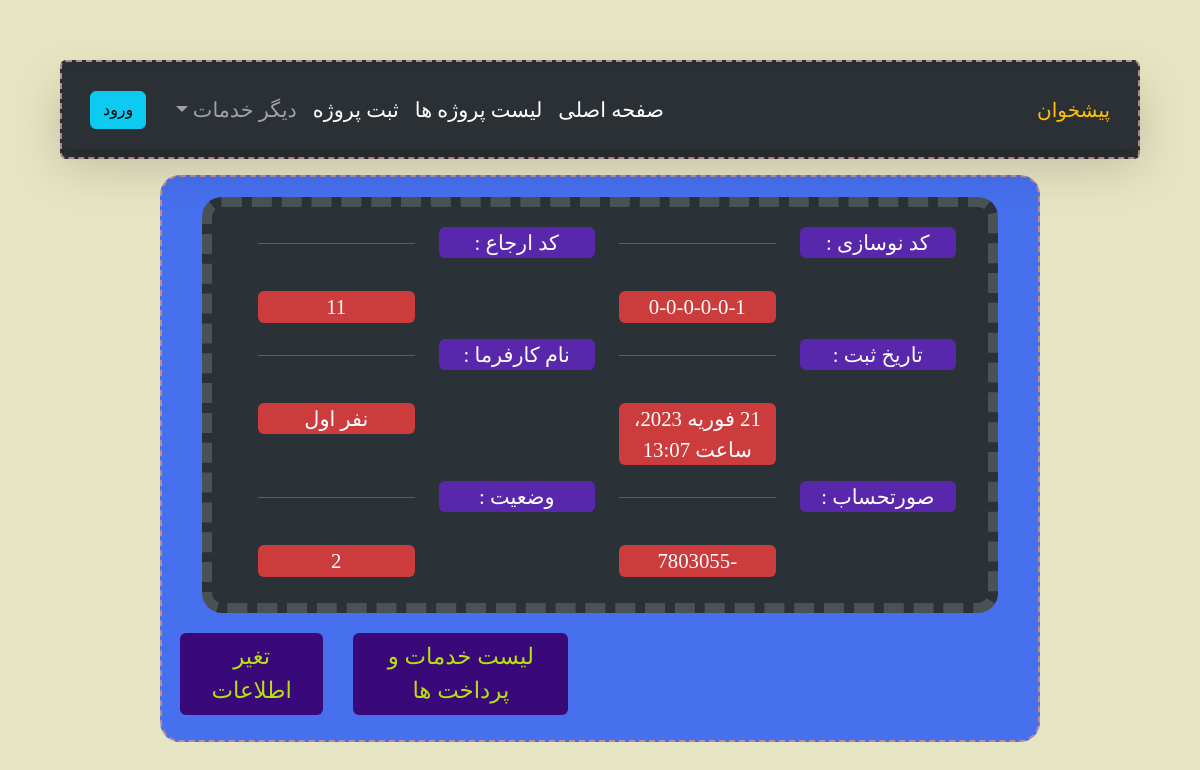
Page /accounts/project/1/ on the committed database.
### accounts/models.py (models this page shows, shortened)
class project(models.Model):
    class Meta:
        verbose_name = 'پروژه'
        verbose_name_plural = 'پروژه'
    code_p = models.CharField("کد نوسازی", null=False, default='', max_length=50)
    code_erg = models.CharField("کد ارجاع", null=False, default='0', max_length=50)
    add_time = models.DateTimeField('زمان ثبت', auto_now_add=True)
    bill = models.IntegerField('صورتحساب', null=False, default=0)
    construction = 7
    land = 8
    project_finish = 9
    loading_beam = 6
    columnarization = 5
    Destruction = 1
    Foundation_concreting = 4
    Excavation = 2
    foundation = 3
    status_choices = (
        (1, 'تخریب'),
        (2, 'گودبرداری'),
        (3, 'چینش فندانسیون'),
        (4, 'بتن ریزی فندانسیون'),
        (5, 'ستون ریزی'),
        (6, 'تیر ریزی'),
        (7, 'درحال ساخت'),
        (8, 'زمین خالی'),
        (9, 'متفرقه')
    )
    status = models.IntegerField('وضعیت پروژه', choices=status_choices, default=9)
    description = models.TextField(verbose_name="توضیحات", blank=True)
    manager = models.CharField("سازنده", null=False, max_length=50)
    pass

### accounts/views.py (the view)
# urls.py: path('project/<int:project_id>/', views.Project, name='project'),
def Project(request, project_id):
    obj = project.objects.get(pk=project_id)
    context = {
        'obj': obj
    }
    return render(request, 'accounts/project.html', context)

### accounts/templates/accounts/project.html (shortened to what this page needs)
{% extends "accounts/Base_template_accounts.html" %}
{% load jalali_tags %}
{% block main-content %}
    <div class="main-div">
        <div class="second-div text-center row ">
            <div class="col-md-12 row data">
                <div class="col-3">
                    <p class=" divlabel rounded">کد نوسازی : </p>
                </div>
                <div class="col-md-3 "><hr><br>
                    <P class="divans rounded">{{ obj.code_p}}</P>
                </div>
                <div class="col-md-3">
                    <p class=" divlabel rounded"> کد ارجاع  :</p>
                </div>
                <div class="col-md-3 "><hr></br>
                    <p class="divans rounded">{{ obj.code_erg }}</p>
                </div>
                <div class="col-md-3">
                    <p class=" divlabel rounded"> تاریخ ثبت  :</p>
                </div>
                <div class="col-md-3"><hr><br>
                   <p class="divans rounded">{{ obj.add_time|to_jalali:'%Y/%m/%d'}}</p>
                </div>
                <div class="col-md-3">
                   <p class=" divlabel rounded"> نام کارفرما :</p>
                </div>
                <div class="col-md-3 "><hr><br>
                   <p class="divans rounded">{{ obj.manager}}</p>
                </div>
                <div class="col-md-3">
                   <p class=" divlabel rounded"> صورتحساب :</p>
                </div>
                <div class="col-md-3"><hr><br>
                   <p class="divans rounded">{{ obj.bill}}</p>
                </div>
                <div class="col-md-3">
                   <p class=" divlabel rounded"> وضعیت :</p>
                </div>
                <div class="col-md-3 "><hr><br>
                   <p class="divans rounded">{{ obj.status}}</p>
                </div>
            </div>
        </div>
        <div class="row flex-row justify-content-end">
            <a class="btn change-btn col-md-3" href="{% url 'accounts:project_detail' project_id=obj.id %}">لیست خدمات و پرداخت ها</a>
            <a class="btn change-btn col-md-2" href="#">تغیر اطلاعات</a>
        </div>
    </div>
{% endblock %}

### accounts/Static/accounts/css/main.css (style rules this page uses)
body { margin: 60px; background-color: #e5e5c3; padding: 0px ; font-size: 130%; font-family: "Times New Roman", Tahoma; }
.main-div { margin-right: 100px; border: 2px dashed rosybrown; margin-left: 100px; padding: 20px; background-color: #4770ef; color: #FFEB70; overflow: auto; min-width: 250px; text-overflow: ellipsis; border-radius: 20px; }
.second-div { background-color: #2a3137; padding: 20px 20px 10px 10px; border-radius: 20px; margin:0 20px ; overflow: auto; text-overflow: ellipsis; border: 10px dashed #495356; }
.data { min-width: 10px; overflow: auto; text-overflow: revert; }
.divlabel { color:white; overflow: auto; text-overflow: ellipsis; background-color: rgb(89, 39, 171); }
.divans { color: white; overflow: auto; text-overflow: ellipsis; background-color: #cd3c3c }
.change-btn { margin: 20px 20px 5px 10px; color: #b8df10; font-size: 110%; background-color: #390879; }

### rows in the picture
project: code_p "0-0-0-0-0-1", code_erg "11", add_time|to_jalali "21 فوریه 2023، ساعت 13:07", manager "نفر اول", bill "-7803055", status "2"
